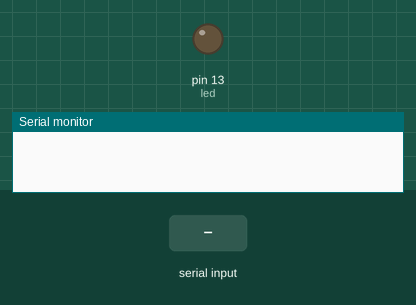
Simulated run of this sketch. Board: Arduino Uno, built with avr-gcc and run on an emulated ATmega328P. Shown: output pins drawn as LEDs (lit = HIGH), the last lines printed to the serial monitor. The test bench sets the inputs (shaded band).

Above: at 1.2 s.
1.3 s: "A" received over Serial
At 2.5 s:
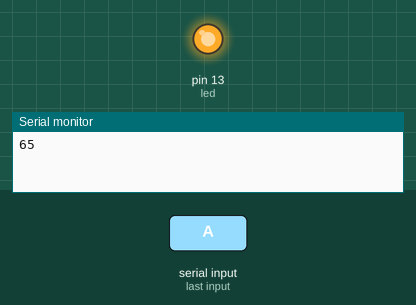
2.8 s: "B" received over Serial
At 3.9 s:
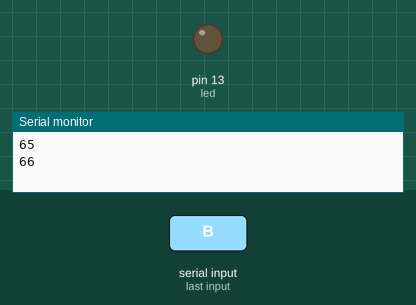
Timing chart, 0 to 5.8 s (numbered marks = the images above; inputs shaded):
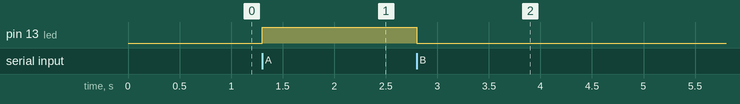

The sketch:

Led_Turning_ON_OFF.ino
```cpp
int led = 13;
int data;

void setup() {

  Serial.begin(9600);
  pinMode(led, OUTPUT);
}

void loop() {

while(Serial.available() > 0 ) {
  data = Serial.read();
  Serial.println(data);
}

if (data == 'A'){
  digitalWrite(led, HIGH);
}

if (data == 'B'){
  digitalWrite(led, LOW);
}

}
```

Measured:
- after the input at 1.3 s, pin 13 (led): LOW → HIGH at once
- after the input at 2.8 s, pin 13 (led): HIGH → LOW at once
